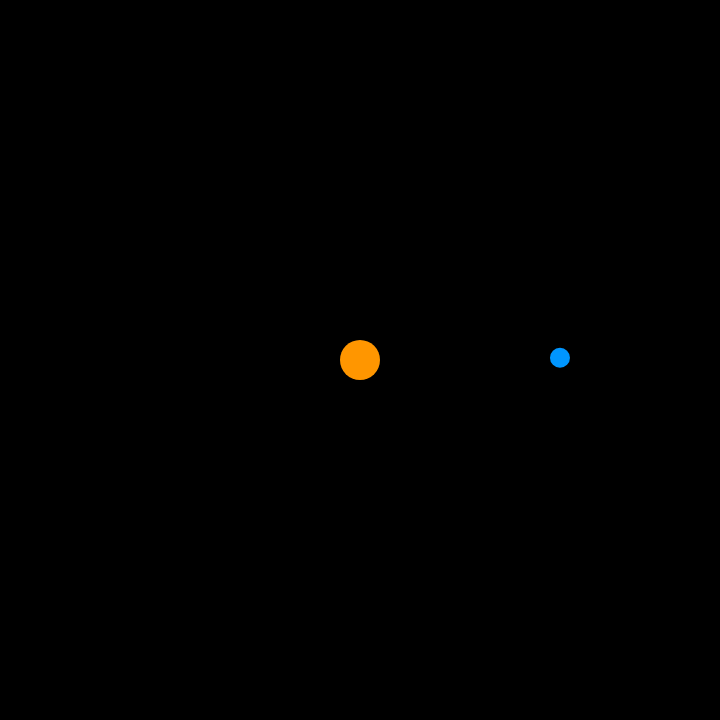
Frame 1 (no input)
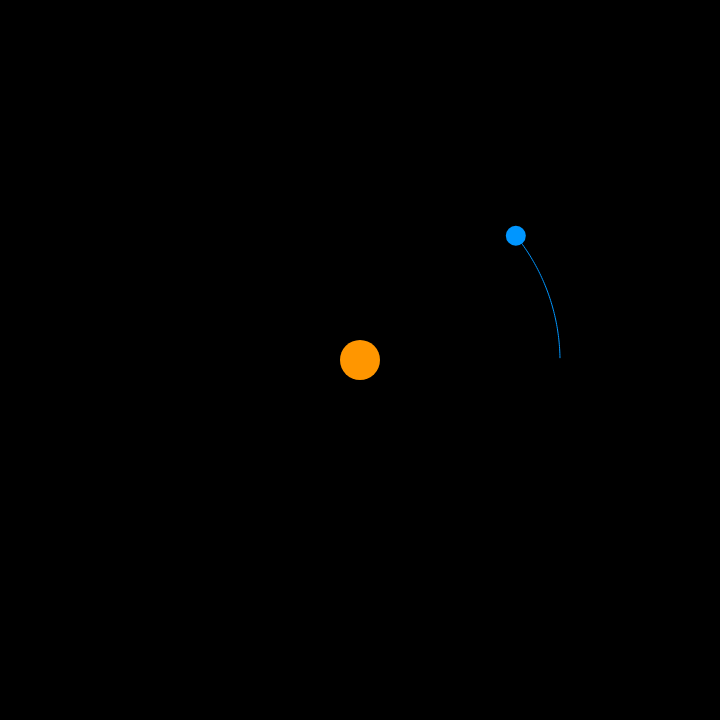
Frame 60 (no input)
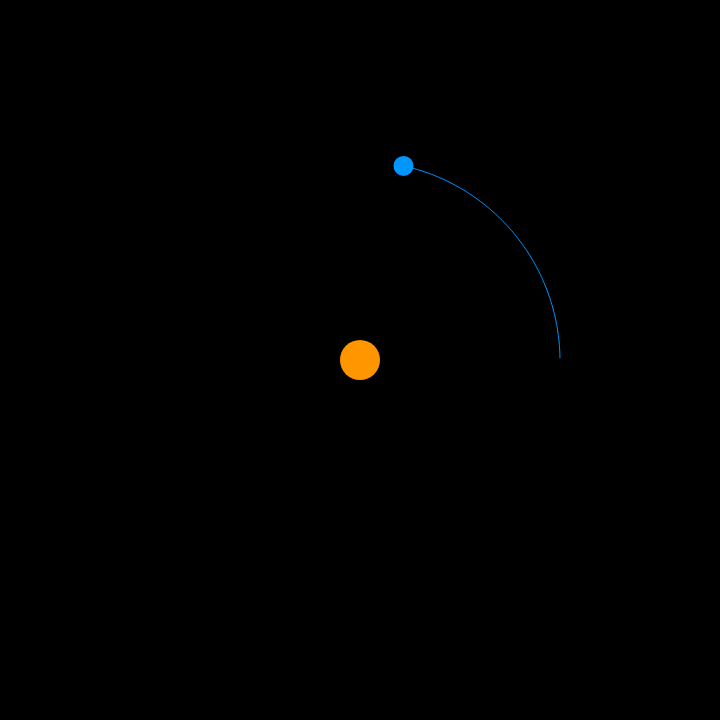
Frame 120 (the mouse pressed at the canvas centre since frame 60)

The p5.js sketch that drew these frames (run headless with seeded random() and noise() and a simulated clock; from frame 60 on, the mouse is pressed at the canvas centre):

// p5.js sketch
// ── sketch.js
let body1, body2;
let G;
let gSlider, m1Slider, m2Slider, distSlider, dragSlider;
let resetButton;

let trails1 = [];
let trails2 = [];

let canvasDiv, uiDiv;

function setup() {
  // Create outer layout
  canvasDiv = createDiv().style('float', 'left');
  uiDiv = createDiv().style('float', 'left').style('margin-left', '20px');

  // Create canvas inside canvasDiv
  let canvasSize = min(windowWidth * 0.6, windowHeight * 0.8);
  let canvas = createCanvas(canvasSize, canvasSize);
  canvas.parent(canvasDiv);

  // UI inside uiDiv
  uiDiv.child(createP("Gravitational Constant (G)"));
  gSlider = createSlider(0.1, 5, 1, 0.1);
  uiDiv.child(gSlider);

  uiDiv.child(createP("Mass of Body 1"));
  m1Slider = createSlider(100, 2000, 1000, 10);
  uiDiv.child(m1Slider);

  uiDiv.child(createP("Mass of Body 2"));
  m2Slider = createSlider(10, 500, 100, 10);
  uiDiv.child(m2Slider);

  uiDiv.child(createP("Initial Distance Between Bodies"));
  distSlider = createSlider(100, 400, 200, 10);
  uiDiv.child(distSlider);

  uiDiv.child(createP("Air Resistance Coefficient (c)"));
  dragSlider = createSlider(0, 0.1, 0, 0.001);
  uiDiv.child(dragSlider);

  resetButton = createButton("Reset Simulation");
  uiDiv.child(resetButton);
  resetButton.mousePressed(resetSimulation);

  resetSimulation();
}

function resetSimulation() {
  G = gSlider.value();
  let m1 = m1Slider.value();
  let m2 = m2Slider.value();
  let distance = distSlider.value();

  let center = createVector(width / 2, height / 2);

  body1 = new Body(center.copy(), createVector(0, 0), 20, m1, color(255, 150, 0));
  let pos2 = createVector(center.x + distance, center.y);

  // Stable orbit
  let speed = sqrt((G * m1) / distance);
  let vel2 = createVector(0, -speed);
  body2 = new Body(pos2, vel2, 10, m2, color(0, 150, 255));

  trails1 = [];
  trails2 = [];
}

function draw() {
  background(0);

  G = gSlider.value();
  let drag = dragSlider.value();

  body1.mass = m1Slider.value();
  body2.mass = m2Slider.value();

  let force = body1.attract(body2, G);
  body2.applyForce(force);

  // Apply drag
  let dragForce1 = p5.Vector.mult(body1.vel, -drag);
  let dragForce2 = p5.Vector.mult(body2.vel, -drag);
  body1.applyForce(dragForce1);
  body2.applyForce(dragForce2);

  body1.update(); // Optional: make both dynamic
  body2.update();

  trails1.push(body1.pos.copy());
  trails2.push(body2.pos.copy());

  drawTrails(trails1, body1.col);
  drawTrails(trails2, body2.col);

  body1.show();
  body2.show();
}

function drawTrails(trail, col) {
  noFill();
  stroke(col);
  beginShape();
  for (let p of trail) {
    vertex(p.x, p.y);
  }
  endShape();
}

class Body {
  constructor(pos, vel, r, mass, col) {
    this.pos = pos;
    this.vel = vel;
    this.acc = createVector(0, 0);
    this.r = r;
    this.mass = mass;
    this.col = col;
  }

  applyForce(f) {
    let a = p5.Vector.div(f, this.mass);
    this.acc.add(a);
  }

  update() {
    this.vel.add(this.acc);
    this.pos.add(this.vel);
    this.acc.mult(0);
  }

  attract(other, G) {
    let force = p5.Vector.sub(this.pos, other.pos);
    let distance = constrain(force.mag(), 5, 500);
    force.normalize();
    let strength = (G * this.mass * other.mass) / (distance * distance);
    force.mult(strength);
    return force;
  }

  show() {
    fill(this.col);
    noStroke();
    ellipse(this.pos.x, this.pos.y, this.r * 2);
  }
}

// ── style.css
:root {
  --bg-color: #0f0f0f;
  --panel-color: #1e1e1e;
  --text-color: #eee;
  --accent: #00bcd4;
  --button-bg: #00bcd4;
  --button-hover: #0097a7;
}

body.light {
  --bg-color: #ffffff;
  --panel-color: #f4f4f4;
  --text-color: #111;
  --accent: #007bff;
  --button-bg: #007bff;
  --button-hover: #0056b3;
}

body {
  font-family: 'Segoe UI', sans-serif;
  background-color: var(--bg-color);
  color: var(--text-color);
  padding: 30px;
  transition: background 0.3s, color 0.3s;
}

#container {
  display: flex;
  gap: 40px;
  align-items: flex-start;
  justify-content: center;
  flex-wrap: wrap;
}

/* Canvas style */
canvas {
  border: 2px solid #333;
  border-radius: 10px;
  box-shadow: 0 0 10px #222;
  max-width: 100%;
  height: auto;
}

/* UI Panel */
div:not(#container) {
  background-color: var(--panel-color);
  padding: 20px;
  border-radius: 10px;
  min-width: 250px;
  box-shadow: 0 0 10px #111;
  transition: background 0.3s;
}

p {
  margin-bottom: 6px;
  font-weight: 600;
  font-size: 14px;
}

input[type="range"] {
  width: 100%;
  margin-bottom: 16px;
  accent-color: var(--accent);
}

/* Buttons */
button {
  padding: 10px 16px;
  font-size: 14px;
  border: none;
  background-color: var(--button-bg);
  color: #fff;
  border-radius: 6px;
  cursor: pointer;
  transition: background 0.3s;
  display: block;
  margin-top: 10px;
}

button:hover {
  background-color: var(--button-hover);
}
